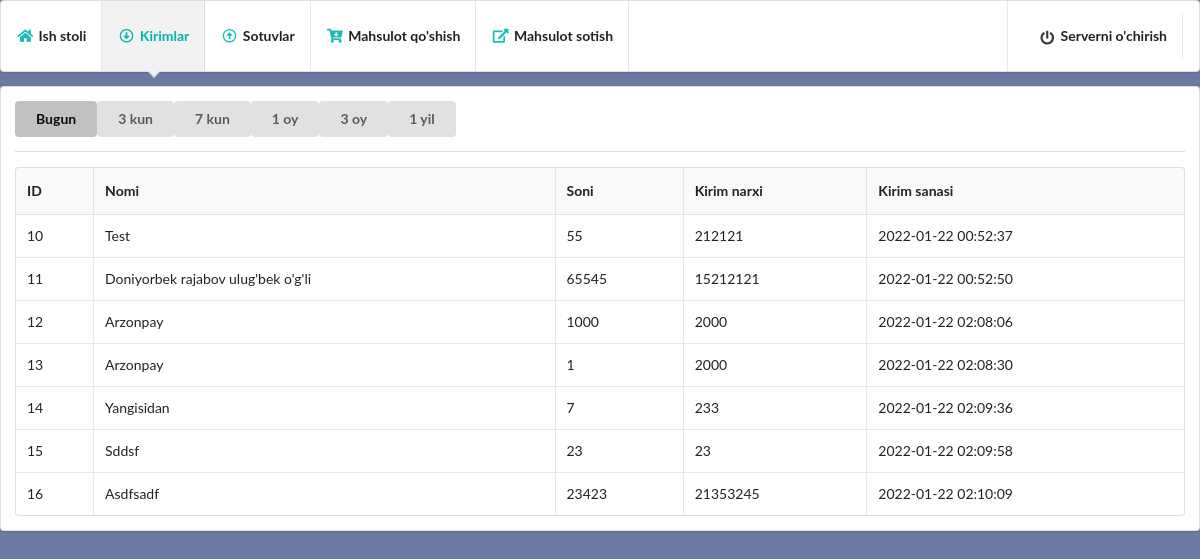
Before: /imports/1 with the older database file.
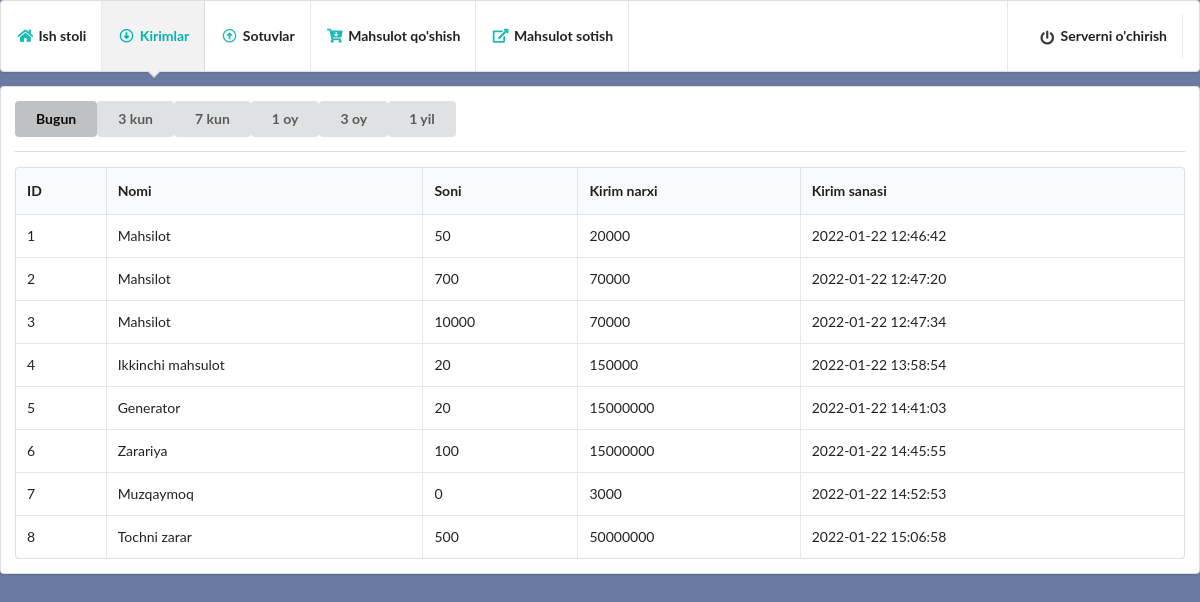
After: the same page with the newer database file.
### modules.py (models this page shows, shortened)
class inheritedClassName(db.Model):
    __abstract__ = True
    def format(self):
        return self.__dict__

@dataclass
class Imports(inheritedClassName):
    id: int
    name: String
    count: int
    in_time: DateTime
    in_price: Integer
    __tablename__ = "imports"
    id = Column(Integer, primary_key=True)
    name = Column(String, nullable=False)
    count = Column(Integer, default=0)
    in_time = Column(DateTime)
    in_price = Column(Integer)

### main.py (the view)
@app.route('/imports/<int:days>')
def imports(days):
    start = date.today() - timedelta(days=days)
    imports_query = Imports.query.filter(Imports.in_time>start).all()
    imports = [imp.format() for imp in imports_query]
    return render_template('imports.html', days=str(days), imports=imports)

### templates/imports.html (shortened to what this page needs)
<!DOCTYPE html>
<html lang="en">
<head>
    <link rel="stylesheet" href="{{ url_for('static', filename='semantic-ui/semantic.min.css') }}">
</head>
<body style="background-color: #6B7AA1;">
    <div class="ui pointing menu teal">
        <a href="/dashboard" class="item">
            <i class="home icon teal"></i>
            <b>Ish stoli</b>
        </a>
        <a href="/imports/1" class="active item">
            <i class="arrow alternate circle down outline icon teal"></i>
            <b>Kirimlar</b>
        </a>
        <a href="/sales/1" class="item">
            <i class="arrow alternate circle up outline icon teal"></i>
            <b>Sotuvlar</b>
        </a>
        <a href="/add_item" class="item">
            <i class="cart arrow down icon teal"></i>
            <b>Mahsulot qo'shish</b>
        </a>
        <a href="/items" class="item">
            <i class="external alternate icon teal"></i>
            <b>Mahsulot sotish</b>
        </a>
        <div class="right menu">
          <div class="item">
              <a href="/stop" class="item">
                  <i class="power off icon"></i>
                  <b>Serverni o'chirish</b>
              </a>
          </div>
      </div>
      </div>
      <div class="ui segment">
        <div class="ui buttons">
          <a href="/imports/1"><button class="ui button {% if days == '1' %} {{ 'active' }} {% endif %}">Bugun</button></a>
          <a href="/imports/3"><button class="ui button {% if days == '3' %} {{ 'active' }} {% endif %}">3 kun</button></a>
          <a href="/imports/7"><button class="ui button {% if days == '7' %} {{ 'active' }} {% endif %}">7 kun</button></a>
          <a href="/imports/30"><button class="ui button {% if days == '30' %} {{ 'active' }} {% endif %}">1 oy</button></a>
          <a href="/imports/90"><button class="ui button {% if days == '90' %} {{ 'active' }} {% endif %}">3 oy</button></a>
          <a href="/imports/365"><button class="ui button {% if days == '365' %} {{ 'active' }} {% endif %}">1 yil</button></a>
        </div>
        <div class="ui divider"></div>
        <table class="ui celled table">
          <thead>
            <tr><th>ID</th>
            <th>Nomi</th>
            <th>Soni</th>
            <th>Kirim narxi</th>
            <th>Kirim sanasi</th>
          </tr></thead>
          <tbody>
            {% if imports %}
            {% for import in imports %}
            <tr>
              <td data-label="id">{{import.id}}</td>
              <td data-label="name">{{import.name}}</td>
              <td data-label="count">{{import.count}}</td>
              <td data-label="in_price">{{import.in_price}}</td>
              <td data-label="in_time">{{import.in_time}}</td>
            </tr>
            {% endfor %}
            {% endif %}
          </tbody>
        </table>
      </div>
</body>
</html>

Changed rows visible on the page:
removed Imports: id "10", name "Test", count "55", in_price "212121", in_time "2022-01-22 00:52:37"
removed Imports: id "11", name "Doniyorbek rajabov ulug'bek o'g'li", count "65545", in_price "15212121", in_time "2022-01-22 00:52:50"
removed Imports: id "12", name "Arzonpay", count "1000", in_price "2000", in_time "2022-01-22 02:08:06"
removed Imports: id "13", name "Arzonpay", count "1", in_price "2000", in_time "2022-01-22 02:08:30"
removed Imports: id "14", name "Yangisidan", count "7", in_price "233", in_time "2022-01-22 02:09:36"
removed Imports: id "15", name "Sddsf", count "23", in_price "23", in_time "2022-01-22 02:09:58"
removed Imports: id "16", name "Asdfsadf", count "23423", in_price "21353245", in_time "2022-01-22 02:10:09"
now on this page (row edited): Imports: id "1", name "Mahsilot", count "50", in_price "20000", in_time "2022-01-22 12:46:42"
now on this page (row edited): Imports: id "2", name "Mahsilot", count "700", in_price "70000", in_time "2022-01-22 12:47:20"
now on this page (row edited): Imports: id "3", name "Mahsilot", count "10000", in_price "70000", in_time "2022-01-22 12:47:34"
now on this page (row edited): Imports: id "4", name "Ikkinchi mahsulot", count "20", in_price "150000", in_time "2022-01-22 13:58:54"
now on this page (row edited): Imports: id "5", name "Generator", count "20", in_price "15000000", in_time "2022-01-22 14:41:03"
now on this page (row edited): Imports: id "6", name "Zarariya", count "100", in_price "15000000", in_time "2022-01-22 14:45:55"
now on this page (row edited): Imports: id "7", name "Muzqaymoq", count "0", in_price "3000", in_time "2022-01-22 14:52:53"
now on this page (row edited): Imports: id "8", name "Tochni zarar", count "500", in_price "50000000", in_time "2022-01-22 15:06:58"
